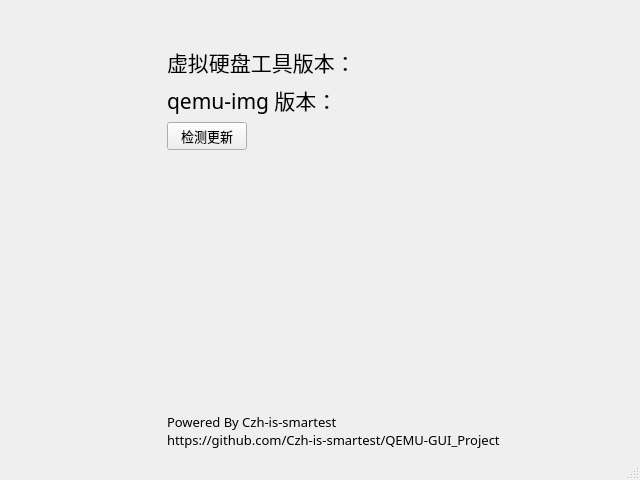
<?xml version="1.0" encoding="UTF-8"?>
<ui version="4.0">
 <class>AboutCreateVHDWindow</class>
 <widget class="QMainWindow" name="AboutCreateVHDWindow">
  <property name="geometry">
   <rect>
    <x>0</x>
    <y>0</y>
    <width>640</width>
    <height>480</height>
   </rect>
  </property>
  <property name="windowTitle">
   <string>关于 QEMU-GUI 创建虚拟硬盘</string>
  </property>
  <widget class="QWidget" name="centralwidget">
   <layout class="QGridLayout" name="gridLayout">
    <item row="0" column="2">
     <spacer name="verticalSpacer">
      <property name="orientation">
       <enum>Qt::Vertical</enum>
      </property>
      <property name="sizeType">
       <enum>QSizePolicy::Ignored</enum>
      </property>
      <property name="sizeHint" stdset="0">
       <size>
        <width>343</width>
        <height>37</height>
       </size>
      </property>
     </spacer>
    </item>
    <item row="0" column="3">
     <spacer name="verticalSpacer_10">
      <property name="orientation">
       <enum>Qt::Vertical</enum>
      </property>
      <property name="sizeType">
       <enum>QSizePolicy::Fixed</enum>
      </property>
      <property name="sizeHint" stdset="0">
       <size>
        <width>106</width>
        <height>37</height>
       </size>
      </property>
     </spacer>
    </item>
    <item row="1" column="0">
     <spacer name="horizontalSpacer">
      <property name="orientation">
       <enum>Qt::Horizontal</enum>
      </property>
      <property name="sizeType">
       <enum>QSizePolicy::Ignored</enum>
      </property>
      <property name="sizeHint" stdset="0">
       <size>
        <width>106</width>
        <height>94</height>
       </size>
      </property>
     </spacer>
    </item>
    <item row="1" column="1">
     <spacer name="horizontalSpacer_2">
      <property name="orientation">
       <enum>Qt::Horizontal</enum>
      </property>
      <property name="sizeType">
       <enum>QSizePolicy::Fixed</enum>
      </property>
      <property name="sizeHint" stdset="0">
       <size>
        <width>37</width>
        <height>94</height>
       </size>
      </property>
     </spacer>
    </item>
    <item row="1" column="2">
     <layout class="QVBoxLayout" name="verticalLayout">
      <item>
       <widget class="QLabel" name="version">
        <property name="sizePolicy">
         <sizepolicy hsizetype="Fixed" vsizetype="Fixed">
          <horstretch>0</horstretch>
          <verstretch>0</verstretch>
         </sizepolicy>
        </property>
        <property name="font">
         <font>
          <family>微软雅黑</family>
          <pointsize>16</pointsize>
         </font>
        </property>
        <property name="text">
         <string>虚拟硬盘工具版本：</string>
        </property>
       </widget>
      </item>
      <item>
       <widget class="QLabel" name="qemu_img_version">
        <property name="sizePolicy">
         <sizepolicy hsizetype="Fixed" vsizetype="Fixed">
          <horstretch>0</horstretch>
          <verstretch>0</verstretch>
         </sizepolicy>
        </property>
        <property name="font">
         <font>
          <family>微软雅黑</family>
          <pointsize>16</pointsize>
         </font>
        </property>
        <property name="text">
         <string>qemu-img 版本：</string>
        </property>
        <property name="textFormat">
         <enum>Qt::AutoText</enum>
        </property>
       </widget>
      </item>
      <item>
       <widget class="QPushButton" name="update_button">
        <property name="sizePolicy">
         <sizepolicy hsizetype="Fixed" vsizetype="Fixed">
          <horstretch>0</horstretch>
          <verstretch>0</verstretch>
         </sizepolicy>
        </property>
        <property name="font">
         <font>
          <family>微软雅黑</family>
          <pointsize>10</pointsize>
         </font>
        </property>
        <property name="text">
         <string>检测更新</string>
        </property>
       </widget>
      </item>
     </layout>
    </item>
    <item row="1" column="3">
     <spacer name="verticalSpacer_9">
      <property name="orientation">
       <enum>Qt::Vertical</enum>
      </property>
      <property name="sizeType">
       <enum>QSizePolicy::Fixed</enum>
      </property>
      <property name="sizeHint" stdset="0">
       <size>
        <width>106</width>
        <height>37</height>
       </size>
      </property>
     </spacer>
    </item>
    <item row="2" column="2">
     <spacer name="verticalSpacer_18">
      <property name="orientation">
       <enum>Qt::Vertical</enum>
      </property>
      <property name="sizeType">
       <enum>QSizePolicy::Ignored</enum>
      </property>
      <property name="sizeHint" stdset="0">
       <size>
        <width>20</width>
        <height>40</height>
       </size>
      </property>
     </spacer>
    </item>
    <item row="3" column="3">
     <spacer name="verticalSpacer_6">
      <property name="orientation">
       <enum>Qt::Vertical</enum>
      </property>
      <property name="sizeHint" stdset="0">
       <size>
        <width>106</width>
        <height>10</height>
       </size>
      </property>
     </spacer>
    </item>
    <item row="4" column="3">
     <spacer name="verticalSpacer_14">
      <property name="orientation">
       <enum>Qt::Vertical</enum>
      </property>
      <property name="sizeHint" stdset="0">
       <size>
        <width>106</width>
        <height>9</height>
       </size>
      </property>
     </spacer>
    </item>
    <item row="5" column="3">
     <spacer name="verticalSpacer_3">
      <property name="orientation">
       <enum>Qt::Vertical</enum>
      </property>
      <property name="sizeHint" stdset="0">
       <size>
        <width>106</width>
        <height>10</height>
       </size>
      </property>
     </spacer>
    </item>
    <item row="6" column="3">
     <spacer name="verticalSpacer_7">
      <property name="orientation">
       <enum>Qt::Vertical</enum>
      </property>
      <property name="sizeHint" stdset="0">
       <size>
        <width>106</width>
        <height>9</height>
       </size>
      </property>
     </spacer>
    </item>
    <item row="7" column="3">
     <spacer name="verticalSpacer_15">
      <property name="orientation">
       <enum>Qt::Vertical</enum>
      </property>
      <property name="sizeHint" stdset="0">
       <size>
        <width>106</width>
        <height>10</height>
       </size>
      </property>
     </spacer>
    </item>
    <item row="8" column="3">
     <spacer name="verticalSpacer_2">
      <property name="orientation">
       <enum>Qt::Vertical</enum>
      </property>
      <property name="sizeHint" stdset="0">
       <size>
        <width>106</width>
        <height>9</height>
       </size>
      </property>
     </spacer>
    </item>
    <item row="9" column="3">
     <spacer name="verticalSpacer_16">
      <property name="orientation">
       <enum>Qt::Vertical</enum>
      </property>
      <property name="sizeHint" stdset="0">
       <size>
        <width>106</width>
        <height>10</height>
       </size>
      </property>
     </spacer>
    </item>
    <item row="10" column="3">
     <spacer name="verticalSpacer_11">
      <property name="orientation">
       <enum>Qt::Vertical</enum>
      </property>
      <property name="sizeType">
       <enum>QSizePolicy::Preferred</enum>
      </property>
      <property name="sizeHint" stdset="0">
       <size>
        <width>106</width>
        <height>8</height>
       </size>
      </property>
     </spacer>
    </item>
    <item row="11" column="3">
     <spacer name="verticalSpacer_4">
      <property name="orientation">
       <enum>Qt::Vertical</enum>
      </property>
      <property name="sizeHint" stdset="0">
       <size>
        <width>106</width>
        <height>9</height>
       </size>
      </property>
     </spacer>
    </item>
    <item row="12" column="3">
     <spacer name="verticalSpacer_8">
      <property name="orientation">
       <enum>Qt::Vertical</enum>
      </property>
      <property name="sizeType">
       <enum>QSizePolicy::Maximum</enum>
      </property>
      <property name="sizeHint" stdset="0">
       <size>
        <width>106</width>
        <height>8</height>
       </size>
      </property>
     </spacer>
    </item>
    <item row="13" column="3">
     <spacer name="verticalSpacer_13">
      <property name="orientation">
       <enum>Qt::Vertical</enum>
      </property>
      <property name="sizeHint" stdset="0">
       <size>
        <width>106</width>
        <height>10</height>
       </size>
      </property>
     </spacer>
    </item>
    <item row="14" column="3">
     <spacer name="verticalSpacer_12">
      <property name="orientation">
       <enum>Qt::Vertical</enum>
      </property>
      <property name="sizeHint" stdset="0">
       <size>
        <width>106</width>
        <height>9</height>
       </size>
      </property>
     </spacer>
    </item>
    <item row="15" column="3">
     <spacer name="verticalSpacer_5">
      <property name="orientation">
       <enum>Qt::Vertical</enum>
      </property>
      <property name="sizeType">
       <enum>QSizePolicy::Maximum</enum>
      </property>
      <property name="sizeHint" stdset="0">
       <size>
        <width>106</width>
        <height>8</height>
       </size>
      </property>
     </spacer>
    </item>
    <item row="16" column="2">
     <widget class="QLabel" name="label">
      <property name="font">
       <font>
        <family>微软雅黑</family>
        <pointsize>10</pointsize>
       </font>
      </property>
      <property name="text">
       <string>Powered By Czh-is-smartest
https://github.com/Czh-is-smartest/QEMU-GUI_Project</string>
      </property>
     </widget>
    </item>
   </layout>
  </widget>
  <widget class="QMenuBar" name="menubar">
   <property name="geometry">
    <rect>
     <x>0</x>
     <y>0</y>
     <width>640</width>
     <height>23</height>
    </rect>
   </property>
  </widget>
  <widget class="QStatusBar" name="statusbar"/>
 </widget>
 <resources/>
 <connections/>
</ui>
